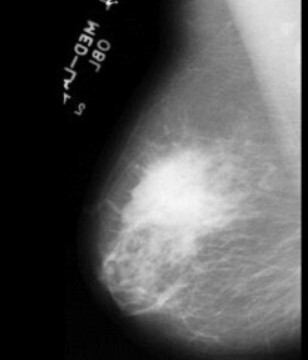
#> input picture main2.jpg, 308 x 360 px
$ jupyter execute --allow-errors 'BCD image processing.ipynb'
#> lines starting #> are read from the running program, lines starting #| are printed output that depends on the picture; after the words box and inside, x2 and y2 are one past the last pixel; in counts of white or black regions, pixels touching at a corner belong together
[cell 1]
# import libraries

[cell 2]
# import cv2 as cv
# import numpy as np

[cell 3]
#  image crop and resize

[cell 4]
# [15 lines of commented-out code are left out]

[cell 5]
# [5 lines of commented-out code are left out]

[cell 6]
# set thresold

[cell 7]
# [21 lines of commented-out code are left out]

[cell 8]
# [11 lines of commented-out code are left out]

[cell 9]
# Image processing

[cell 10]
# Import Libraries
import cv2 as cv
import numpy as np
from PIL import Image, ImageStat
from pylab import imshow, show

# Image resize and print original, Filtered and Segmentation image
path = "main2.jpg"
# img = cv.imread("main2.jpg",0)
img = cv.imread(path,0)
#> img is the input picture: shape (360, 308); min 0, max 247, mean 81.8
resize = cv.resize(img, (300, 300),
               interpolation = cv.INTER_AREA)
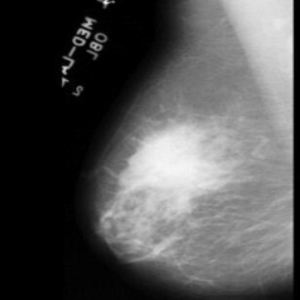
#> resize: shape (300, 300); min 0, max 246, mean 81.8
cv.imshow("Original",resize)

blur = cv.GaussianBlur(img,(5,5),0)
threshold, breast_mask = cv.threshold(blur,0,255,cv.THRESH_BINARY+cv.THRESH_OTSU)
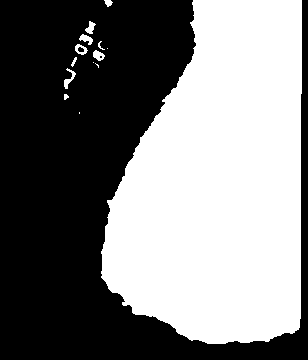
#> breast_mask: shape (360, 308); 48.4% white; 14 white regions (4 under 20 px)
#> threshold = 84
cnts, _ = cv.findContours(breast_mask.astype(np.uint8), cv.RETR_EXTERNAL, cv.CHAIN_APPROX_SIMPLE)
#> cnts = 14 contours, 7 with area under 20; largest, box (x1, y1, x2, y2) and area: (101, 0, 302, 344) 52675, (75, 44, 88, 55) 82, (93, 50, 105, 61) 72, (64, 68, 76, 89) 64, (79, 34, 93, 45) 64, (85, 21, 96, 34) 60, (104, 0, 113, 7) 30
cnt = max(cnts, key = cv.contourArea)
#> cnt = contour of 278 points, box (x1, y1, x2, y2) (101, 0, 302, 344), area 52675
x, y, w, h = cv.boundingRect(cnt)
#> x = 101; y = 0; w = 201; h = 344
crop = img[y:y+h, x:x+w]
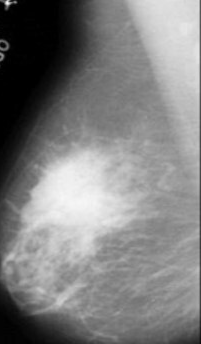
#> crop: shape (344, 201); min 0, max 247, mean 127.3
breast_crop = breast_mask[y:y+h, x:x+w]
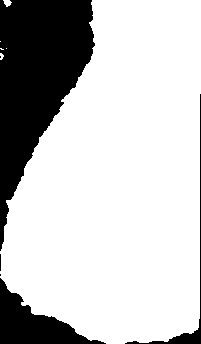
#> breast_crop: shape (344, 201); 77% white; 6 black regions (3 under 20 px), largest, box (x1, y1, x2, y2) and area: (0, 0, 95, 251) 12432, (0, 278, 106, 344) 2813, (125, 94, 201, 344) 659

resize1 = cv.resize(crop, (300, 300),
               interpolation = cv.INTER_AREA)
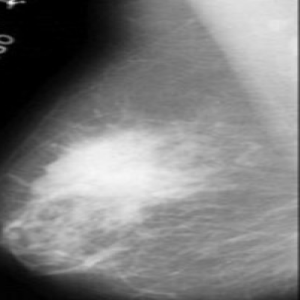
#> resize1: shape (300, 300); min 0, max 246, mean 127.2
resize2 = cv.resize(breast_crop, (300, 300),
               interpolation = cv.INTER_AREA)
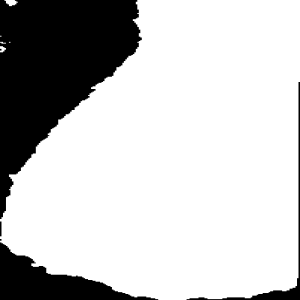
#> resize2: shape (300, 300); min 0, max 255, mean 196.3
cv.imshow("Filter",resize1)
cv.imshow("Segmentation", resize2)

# Set thresold and find Final image

from skimage.filters import median
final_img = resize1

from skimage.morphology import disk
#Disk creates a circular structuring element, similar to a mask with specific radius
median_using_skimage = median(final_img, disk(3), mode='constant', cval=0.0)

threshold1, thresh1 = cv.threshold(median_using_skimage, 223,255, cv.THRESH_BINARY)
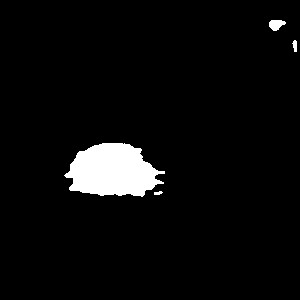
#> thresh1: shape (300, 300); 4.5% white; 4 white regions, box (x1, y1, x2, y2) and area: (64, 143, 165, 197) 3817, (269, 20, 286, 31) 130, (292, 40, 297, 52) 43, (154, 191, 163, 195) 26
cv.imshow('Detection', thresh1)

cv.waitKey(0)
cv.destroyAllWindows()

[cell 11]
# Model

[cell 12]
import os
import numpy as np
import pickle
import matplotlib.pyplot as plt
import cv2
from tensorflow.keras.preprocessing.image import ImageDataGenerator
from tensorflow.keras.preprocessing import image

[cell 13]
# data_dir = 'C:\\Users\\Administrator\\Desktop\\MACHINE LEARNING\\Projects\\Shape AI\\Flowers Classification\\Flowers\\'
data_dir = "D:\MACHINE LEARNING\Projects\Breast Cancer Detection\Dataset"

[cell 14]
categories = ["Normal","Abnormal"]

[cell 15]
data = []
def make_data():
    for category in categories:
        path = os.path.join(data_dir,category)
        label = categories.index(category)
        print(category + "--" + str(label))
        for img_name in os.listdir(path):
            img_path = os.path.join(path,img_name)
            image = cv2.imread(img_path)
            try:
#                 print(img_path)
                image = cv2.cvtColor(image,cv2.COLOR_BGR2RGB)
                image = cv2.resize(image,(224,224))
                image = np.array(image,dtype=np.float32)
                data.append([image,label])
            except Exception as e:
                pass
    print(len(data))
    pik = open("data.pickle","wb")
    pickle.dump(data,pik)
    pik.close()
#> (the rest of this cell did not finish here and is left out)

[cell 16]
def load_data():
    pick  = open("data.pickle","rb")
    data = pickle.load(pick)
    pick.close()

    np.random.shuffle(data)
    feature = []
    labels = []

    for img , label in data:
        feature.append(img)
        labels.append(label)

    # le=LabelEncoder()
    # labels = le.fit_transform(labels)
    # labels=to_categorical(labels,5)

    feature = np.array(feature, dtype=np.float32)
    labels = np.array(labels)

    feature = feature/255.0

    return [feature, labels]

[cell 17]
# import tensorflow as tf
import numpy as np
from sklearn.model_selection import train_test_split

#> (a cell that did not finish here is left out)

#> (a cell that did not finish here is left out)

#> (a cell that did not finish here is left out)

[cell 21]
import random as rn

[cell 22]
fig,ax=plt.subplots(5,2)
fig.set_size_inches(15,15)
#> (the rest of this cell did not finish here and is left out)

#> (a cell that did not finish here is left out)

[cell 24]
# x_train

[cell 25]
# x_test

[cell 26]
# y_train

[cell 27]
# y_test

[cell 28]
# [9 lines of commented-out code are left out]

[cell 29]
## CNN MODEL

[cell 30]
from keras.models import Sequential
import tensorflow as tf
from keras.layers import Conv2D,MaxPooling2D, Dropout,Flatten, Dense, Activation,BatchNormalization

[cell 31]
tf.random.set_seed(
  np.random.seed(42)
)
#> (this line was passed over: tensorflow is not available in this run)
